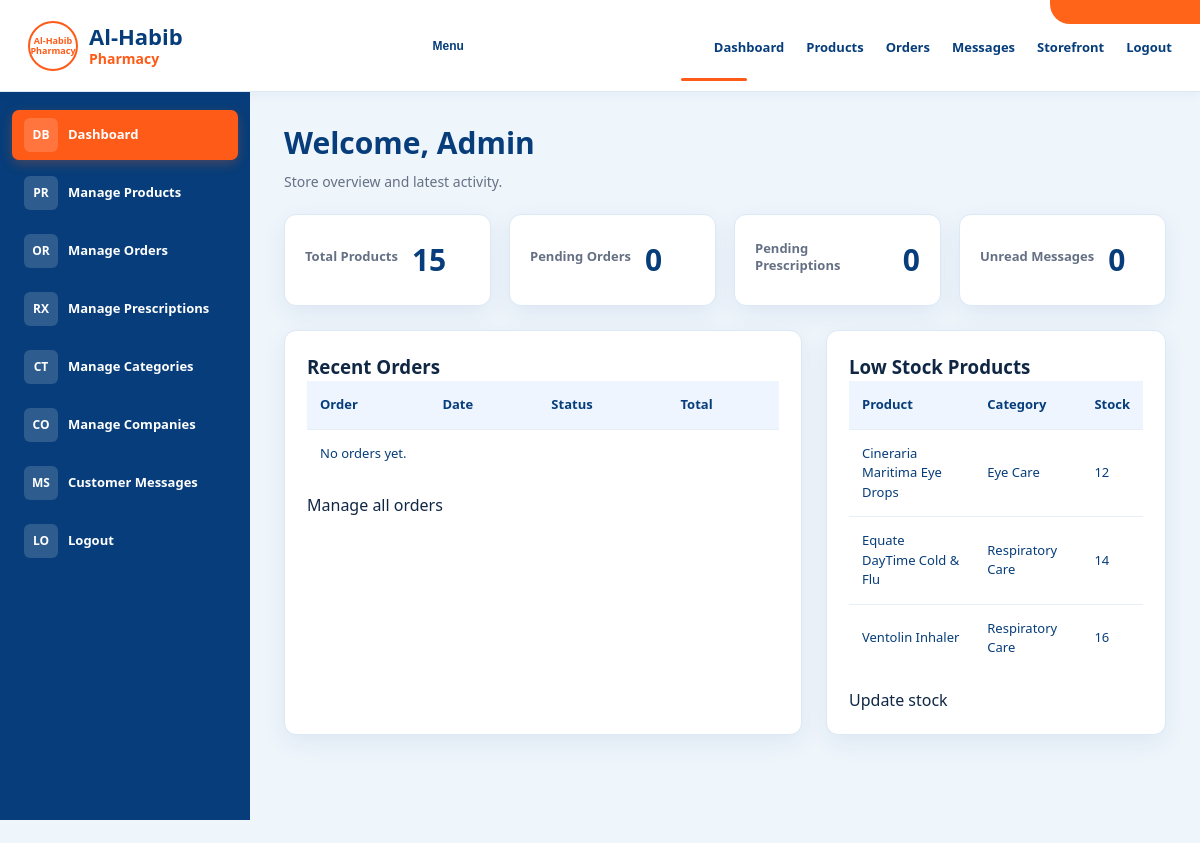
The page /views/fe/admin-dashboard.php (signed in) on the database its author committed.
### tables this page shows
CREATE TABLE products (
    product_id INT AUTO_INCREMENT PRIMARY KEY,
    name VARCHAR(100) NOT NULL,
    price DOUBLE NOT NULL,
    stock INT NOT NULL,
    category_id INT,
    company_id INT,
    generic_name VARCHAR(150) NULL,
    brand_name VARCHAR(150) NULL,
    manufacturer_name VARCHAR(150) NULL,
    product_ndc VARCHAR(50) NULL,
    dosage_form VARCHAR(100) NULL,
    route VARCHAR(100) NULL,
    image_url VARCHAR(255) NULL,
    source VARCHAR(50) DEFAULT 'local',
    is_active TINYINT(1) DEFAULT 1,
    FOREIGN KEY (category_id) REFERENCES categories(category_id)
        ON DELETE SET NULL
        ON UPDATE CASCADE,
    FOREIGN KEY (company_id) REFERENCES companies(company_id)
        ON DELETE SET NULL
        ON UPDATE CASCADE
);

CREATE TABLE categories (
    category_id INT AUTO_INCREMENT PRIMARY KEY,
    name VARCHAR(100) NOT NULL
);

### controllers/DashboardController.php (called while the page is built, shortened)
<?php
class DashboardController
{
    private $db;
    public function __construct($db)
    {
        $this->db = $db;
    }
    public function getDashboardStats()
    {
        return [
            "total_products"    => $this->countQuery("SELECT COUNT(*) FROM products"),
            "pending_orders"    => $this->countQuery("SELECT COUNT(*) FROM orders WHERE status = 'Pending'"),
            "new_prescriptions" => $this->countQuery("SELECT COUNT(*) FROM prescriptions WHERE status = 'Pending'"),
            "messages"          => $this->countQuery("SELECT COUNT(*) FROM contact_messages WHERE status = 'Unread'")
        ];
    }
    public function getLowStockProducts()
    {
        $sql = "SELECT p.name, p.stock, c.name AS category_name
                FROM products p
                LEFT JOIN categories c ON p.category_id = c.category_id
                ORDER BY p.stock ASC
                LIMIT 3";
        return $this->fetchAll($sql);
    }
    private function countQuery($sql)
    {
        if ($this->db instanceof PDO) {
            return (int) $this->db->query($sql)->fetchColumn();
        }
        $rows = $this->db->select($sql);
        return $rows ? (int) array_values($rows[0])[0] : 0;
    }
    private function fetchAll($sql)
    {
        if ($this->db instanceof PDO) {
            return $this->db->query($sql)->fetchAll(PDO::FETCH_ASSOC);
        }
        return $this->db->select($sql);
    }
}
?>

### views/fe/admin-dashboard.php (the view, shortened to what this page needs)
<?php
require_once __DIR__ . "/_app.php";
require_once __DIR__ . "/../../controllers/DashboardController.php";
$db = app_db();
$dashboardController = new DashboardController($db);
$stats = $dashboardController->getDashboardStats();
$recentOrders = $dashboardController->getRecentOrders();
$lowStockProducts = $dashboardController->getLowStockProducts();
?>
<!DOCTYPE html>
<html lang="en">
<head>
<?php echo shared_css_links("admin"); ?>
  <link rel="stylesheet" href="../../assets/css/pages/admin-dashboard.css?v=900">
</head>
<body>
<div class="page-wrapper">
  <?php echo admin_header("dashboard"); ?>
  <div class="main-layout">
    <?php echo admin_sidebar("dashboard"); ?>
    <main class="content">
      <section class="page-title"><h2>Welcome, Admin</h2><p>Store overview and latest activity.</p></section>
      <section class="stats-grid">
        <div class="stat-card"><p>Total Products</p><h3><?php echo (int) $stats["total_products"]; ?></h3></div>
        <div class="stat-card"><p>Pending Orders</p><h3><?php echo (int) $stats["pending_orders"]; ?></h3></div>
        <div class="stat-card"><p>Pending Prescriptions</p><h3><?php echo (int) $stats["new_prescriptions"]; ?></h3></div>
        <div class="stat-card"><p>Unread Messages</p><h3><?php echo (int) $stats["messages"]; ?></h3></div>
      </section>
      <section class="dashboard-grid">
        <div class="card">
          <h3>Recent Orders</h3>
          <table>
            <thead><tr><th>Order</th><th>Date</th><th>Status</th><th>Total</th></tr></thead>
            <tbody>
            <?php if (empty($recentOrders)): ?><tr><td colspan="4">No orders yet.</td></tr><?php endif; ?>
            </tbody>
          </table>
          <p style="margin-top:16px;"><a href="admin-orders.php">Manage all orders</a></p>
        </div>
        <div class="card">
          <h3>Low Stock Products</h3>
          <table>
            <thead><tr><th>Product</th><th>Category</th><th>Stock</th></tr></thead>
            <tbody>
            <?php foreach ($lowStockProducts as $product): ?>
              <tr>
                <td><?php echo e($product["name"]); ?></td>
                <td><?php echo e($product["category_name"] ?? ""); ?></td>
                <td><?php echo (int) $product["stock"]; ?></td>
              </tr>
            <?php endforeach; ?>
            </tbody>
          </table>
          <p style="margin-top:16px;"><a href="admin-products.php">Update stock</a></p>
        </div>
      </section>
    </main>
  </div>
</div>
</body>
</html>

### assets/css/global.css (style rules this page uses)
:root { --ah-blue: #0b55a4; --ah-blue-dark: #063b78; --ah-orange: #ff6418; --ah-green: #0f8f5f; --ah-red: #d93025; --ah-ink: #1f2937; --ah-muted: #667085; --ah-border: #d9e2ef; --ah-bg: #f5f8fc; --ah-card: #ffffff; --ah-shadow: 0 12px 30px rgba(10, 36, 70, 0.1); }
* { box-sizing: border-box; }
html { scroll-behavior: smooth; }
body { margin: 0; font-family: Arial, Helvetica, sans-serif; color: var(--ah-ink); background: var(--ah-bg); line-height: 1.5; }
a { color: var(--ah-blue); }
.page, .page-wrapper, .container { width: 100%; min-height: 100vh; }
.content, .cart-page, .checkout-page, .orders-layout, .tracking-page, main { width: min(1180px, calc(100% - 32px)); margin-left: auto; margin-right: auto; }
.card, .products-card, .cart-table-card, .summary-card, .shipping-card, .order-summary, .payment-card, .orders-card, .side-card, .track-card, .status-card, .recent-card, .upload-card, .auth-card, .panel { background: var(--ah-card); border: 1px solid var(--ah-border); border-radius: 8px; box-shadow: var(--ah-shadow); }
.products-grid, .related-grid, .products, .categories, .stats-grid { display: grid; gap: 20px; }
table { width: 100%; border-collapse: collapse; background: #ffffff; }
th, td { padding: 13px 14px; text-align: left; border-bottom: 1px solid var(--ah-border); vertical-align: middle; }
th { color: var(--ah-blue-dark); background: #f0f5fb; font-size: 13px; }

### assets/css/navbar.css (style rules this page uses)
:root { --ah-blue: #063d7a; --ah-orange: #ff5b18; --ah-bg: #f3f8fd; --ah-soft-blue: #e6f6ff; --ah-border: #dce8f5; --ah-shadow: 0 8px 24px rgba(6, 61, 122, 0.08); }

### assets/css/site-unified.css (style rules this page uses)
* { box-sizing: border-box; }
html, body { margin: 0; padding: 0; min-height: 100%; background: var(--ah-bg, #f3f8fd); overflow-x: hidden; }
body { color: var(--ah-blue, #063d7a); font-family: Arial, sans-serif; }
.page-wrapper, .page, .container { width: 100%; min-height: 100vh; background: var(--ah-bg, #f3f8fd); }
.container, .page main, .page-wrapper main, .content, .cart-page, .checkout-page, .orders-layout, .tracking-page, .upload-section, .product-section { max-width: 1180px; margin-left: auto !important; margin-right: auto !important; padding-left: 22px; padding-right: 22px; }
.card, .side-card, .cart-table-card, .summary-card, .shipping-card, .payment-card, .order-summary, .orders-card, .track-card, .status-card, .detail-card, .upload-card, .simple-form, .table-card, .stat-card, .auth-card, .box { border: 1px solid var(--ah-border, #dce8f5) !important; border-radius: 14px !important; box-shadow: var(--ah-shadow, 0 8px 24px rgba(6, 61, 122, 0.08)) !important; background: #fff !important; }
table { width: 100%; border-collapse: collapse; }
th, td { padding: 13px 12px !important; vertical-align: middle !important; font-size: 14px; }
.layout .content, main.content { max-width: none !important; width: 100% !important; min-width: 0 !important; padding: 0 !important; margin: 0 !important; }

### assets/css/pages/admin-dashboard.css (style rules this page uses)
* { margin: 0; padding: 0; box-sizing: border-box; }
:root { --blue: #0b55a4; --dark-blue: #064181; --orange: #ff6418; --light-bg: #f4f7fb; --text: #102744; --muted: #6f7f95; --border: #dfe7f0; --card-shadow: 0 4px 14px rgba(20, 45, 75, 0.13); }
html, body { width: 100%; min-height: 100%; background: #edf3f8; overflow-x: hidden; }
body { font-family: "Segoe UI", Arial, sans-serif; color: var(--text); }
a { color: inherit; text-decoration: none; }
.page-wrapper { width: 100%; max-width: none; min-height: 100vh; margin: 0; background: var(--light-bg); border-radius: 0; overflow: hidden; box-shadow: none; }
.main-layout { width: 100%; min-height: calc(100vh - 92px); display: grid; grid-template-columns: 220px 1fr; background: #f6f8fc; }
.content { width: 100%; min-height: calc(100vh - 92px); padding: 28px 42px 36px; }
.page-title { margin-bottom: 18px; }
.page-title h2 { font-size: 30px; color: #102744; font-weight: 800; margin-bottom: 4px; }
.page-title p { color: var(--muted); font-size: 14px; }
.stats-grid { width: 100%; display: grid; grid-template-columns: repeat(4, minmax(0, 1fr)); gap: 18px; margin-bottom: 24px; }
.stat-card { background: white; min-height: 86px; border: 1px solid var(--border); border-radius: 8px; box-shadow: var(--card-shadow); display: flex; align-items: center; gap: 14px; padding: 16px; }
.stat-card p { color: #5f6f85; font-size: 13px; line-height: 1.25; }
.stat-card h3 { color: #10a98d; font-size: 31px; line-height: 1; margin-top: 3px; }
.dashboard-grid { width: 100%; display: grid; grid-template-columns: minmax(0, 1.55fr) minmax(340px, 0.85fr); gap: 24px; margin-bottom: 24px; }

### rows shown on the page
products: name "Cineraria Maritima Eye Drops", category.name "Eye Care", stock "12"
products: name "Equate DayTime Cold & Flu", category.name "Respiratory Care", stock "14"
products: name "Ventolin Inhaler", category.name "Respiratory Care", stock "16"

### other values the page prints
$link["label"] "Dashboard"
$link["label"] "Products"
$link["label"] "Orders"
$link["label"] "Messages"
$item["icon"] "DB"
$item["label"] "Dashboard"
$item["icon"] "PR"
$item["label"] "Manage Products"
$item["icon"] "OR"
$item["label"] "Manage Orders"
$item["icon"] "RX"
$item["label"] "Manage Prescriptions"
$item["icon"] "CT"
$item["label"] "Manage Categories"
$item["icon"] "CO"
